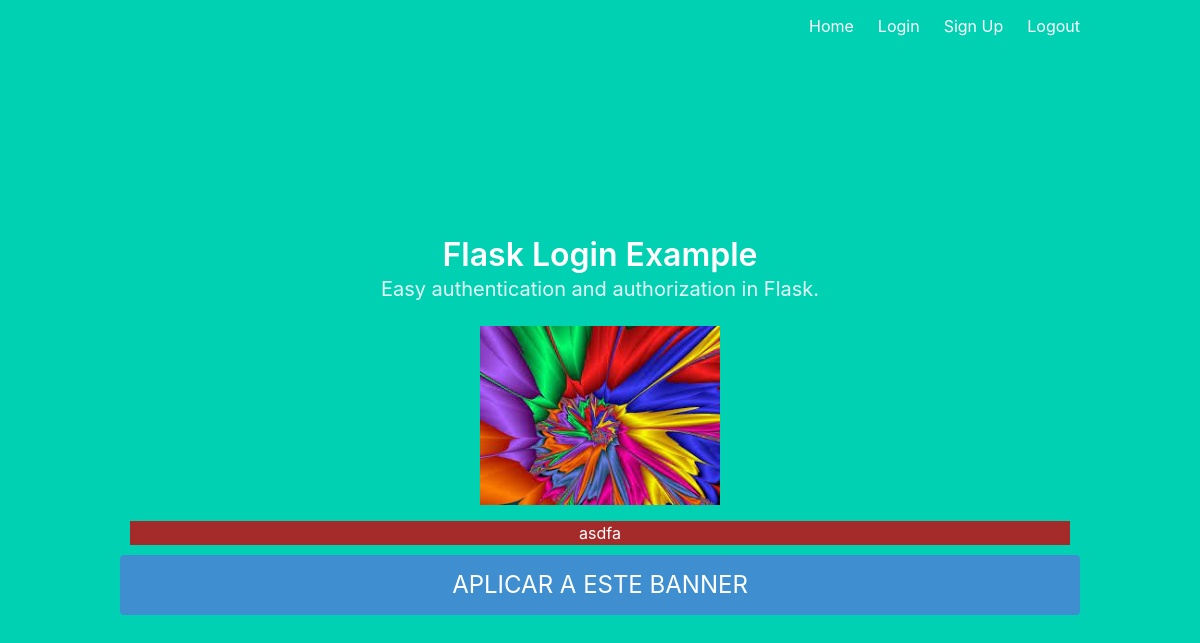
Page /home on the earlier database version.
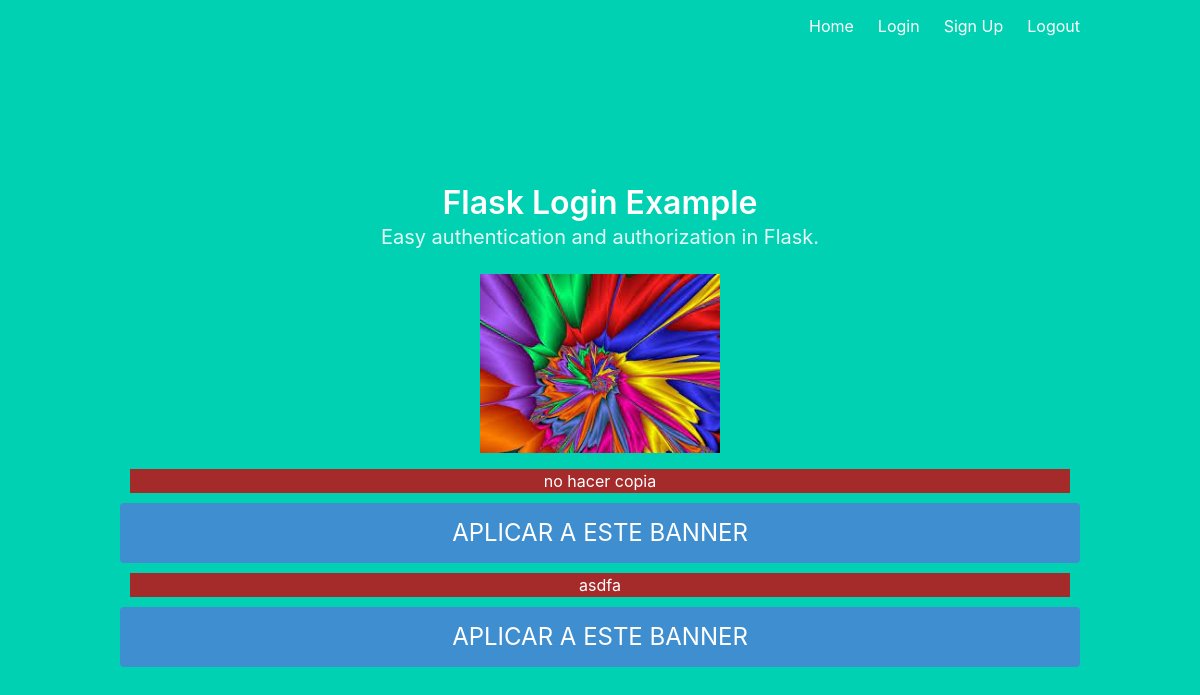
Same page on the later database version.
### models.py (models this page shows)
class Contest(db.Model):
    id_contest = db.Column(db.Integer, primary_key=True)
    id_user = db.Column(db.Integer)
    contest_name = db.Column(db.String(100))
    banner_name = db.Column(db.String(100))
    url_contest = db.Column(db.String(100))
    start_date = db.Column(db.DateTime)
    end_date = db.Column(db.DateTime)
    award = db.Numeric(10,2)
    dialog = db.Column(db.String(100))
    desciption = db.Column(db.String(100))

### main.py (the view)
@main.route('/home')
def home():
    folder_name=os.path.join('static','imagen1.jpeg')
    table=Contest.query.order_by(Contest.start_date).all()
    return render_template('home.html',imagen_muestra=folder_name,items=table)

### templates/home.html
{% extends "base.html" %}
{% block content %}
<h1 class="title">
  Flask Login Example
</h1>
<h2 class="subtitle">
  Easy authentication and authorization in Flask.
</h2>
<div >
    <img src='{{imagen_muestra}}' alt="BANNER" style="width: 25%;height: 25%;"/>
</div>
<div>
  {%for item in items%}
  <div style="background-color: brown; margin: 10px;">{{item.desciption}}</div>
  <a href="{{url_for('main.create_contest')}}" class="button is-block is-info is-large is-fullwidth">APLICAR A ESTE BANNER</a>
  {%endfor%}
</div>
{% endblock %}

Differences in the rows shown:
added Contest: desciption "no hacer copia"
